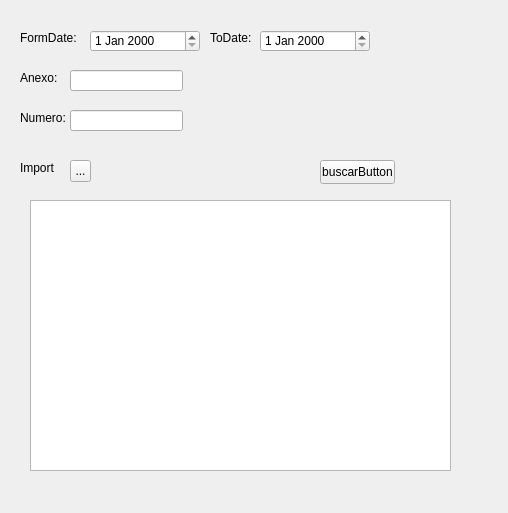
<?xml version="1.0" encoding="UTF-8"?>
<ui version="4.0">
 <class>Form</class>
 <widget class="QWidget" name="Form">
  <property name="geometry">
   <rect>
    <x>0</x>
    <y>0</y>
    <width>508</width>
    <height>513</height>
   </rect>
  </property>
  <property name="windowTitle">
   <string>Form</string>
  </property>
  <widget class="QLabel" name="labelFormDate">
   <property name="geometry">
    <rect>
     <x>20</x>
     <y>30</y>
     <width>61</width>
     <height>16</height>
    </rect>
   </property>
   <property name="text">
    <string>FormDate:</string>
   </property>
  </widget>
  <widget class="QLabel" name="labelToDate">
   <property name="geometry">
    <rect>
     <x>210</x>
     <y>30</y>
     <width>51</width>
     <height>16</height>
    </rect>
   </property>
   <property name="text">
    <string>ToDate:</string>
   </property>
  </widget>
  <widget class="QDateEdit" name="FormDate">
   <property name="geometry">
    <rect>
     <x>90</x>
     <y>30</y>
     <width>110</width>
     <height>22</height>
    </rect>
   </property>
  </widget>
  <widget class="QDateEdit" name="FormDate_2">
   <property name="geometry">
    <rect>
     <x>260</x>
     <y>30</y>
     <width>110</width>
     <height>22</height>
    </rect>
   </property>
  </widget>
  <widget class="QLabel" name="labelAnexo">
   <property name="geometry">
    <rect>
     <x>20</x>
     <y>70</y>
     <width>49</width>
     <height>16</height>
    </rect>
   </property>
   <property name="text">
    <string>Anexo:</string>
   </property>
  </widget>
  <widget class="QLineEdit" name="TextEdit">
   <property name="geometry">
    <rect>
     <x>70</x>
     <y>70</y>
     <width>113</width>
     <height>21</height>
    </rect>
   </property>
  </widget>
  <widget class="QLabel" name="labelNumero">
   <property name="geometry">
    <rect>
     <x>20</x>
     <y>110</y>
     <width>49</width>
     <height>16</height>
    </rect>
   </property>
   <property name="text">
    <string>Numero:</string>
   </property>
  </widget>
  <widget class="QLineEdit" name="TextNumero">
   <property name="geometry">
    <rect>
     <x>70</x>
     <y>110</y>
     <width>113</width>
     <height>21</height>
    </rect>
   </property>
  </widget>
  <widget class="QLabel" name="LabelImport">
   <property name="geometry">
    <rect>
     <x>20</x>
     <y>160</y>
     <width>49</width>
     <height>16</height>
    </rect>
   </property>
   <property name="text">
    <string>Import</string>
   </property>
  </widget>
  <widget class="QToolButton" name="toolButton">
   <property name="geometry">
    <rect>
     <x>70</x>
     <y>160</y>
     <width>21</width>
     <height>22</height>
    </rect>
   </property>
   <property name="text">
    <string>...</string>
   </property>
  </widget>
  <widget class="QTableWidget" name="tableWidget">
   <property name="geometry">
    <rect>
     <x>30</x>
     <y>200</y>
     <width>421</width>
     <height>271</height>
    </rect>
   </property>
  </widget>
  <widget class="QPushButton" name="Buscar">
   <property name="geometry">
    <rect>
     <x>320</x>
     <y>160</y>
     <width>75</width>
     <height>24</height>
    </rect>
   </property>
   <property name="text">
    <string>buscarButton</string>
   </property>
  </widget>
 </widget>
 <resources/>
 <connections/>
</ui>
